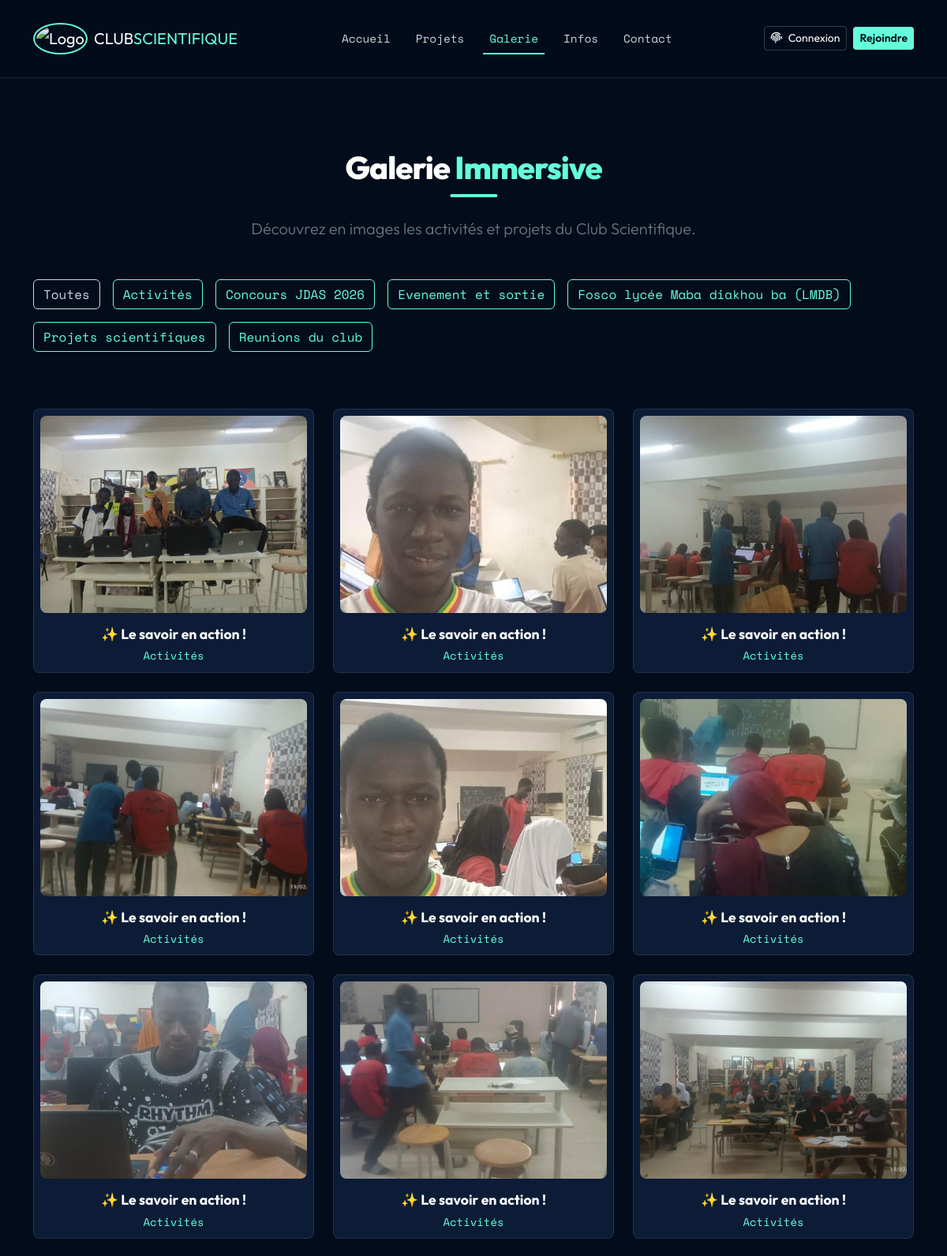
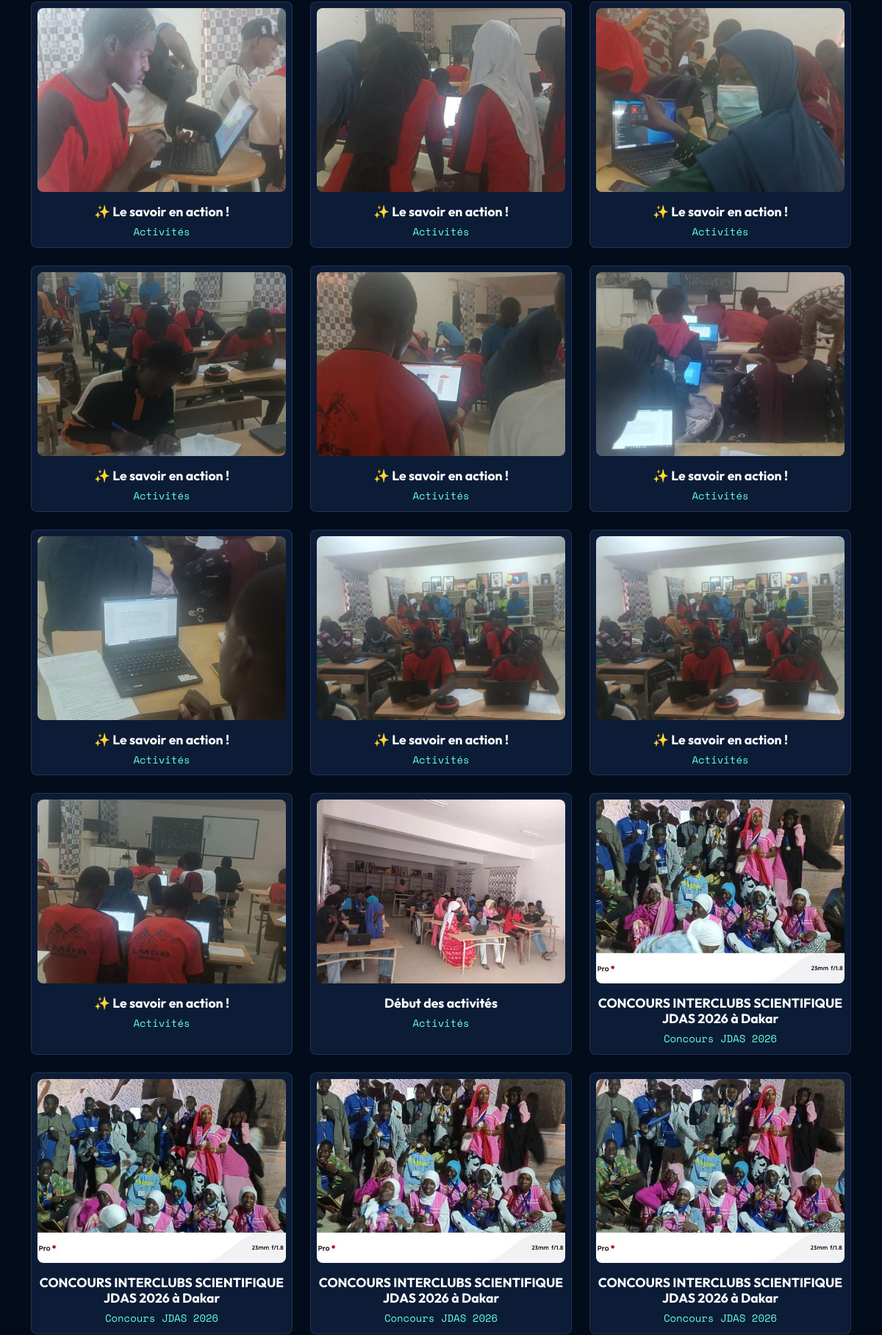
Page /galerie.php (upper part) on the committed database (2 pictures, top to bottom).
### tables this page shows
CREATE TABLE `categories_galerie` (
  `id` int NOT NULL AUTO_INCREMENT,
  `nom` varchar(50) NOT NULL,
  PRIMARY KEY (`id`)
);

CREATE TABLE `galerie` (
  `id` int NOT NULL AUTO_INCREMENT,
  `titre` varchar(100) NOT NULL,
  `description` text,
  `categorie_id` int NOT NULL,
  `type` enum('image','video') NOT NULL DEFAULT 'image',
  `fichier` varchar(255) NOT NULL,
  `date_ajout` datetime NOT NULL,
  PRIMARY KEY (`id`)
);

### includes/fonctions.php (called while the page is built, shortened)
<?php
function estConnecte() {
    return isset($_SESSION['utilisateur_id']) && !empty($_SESSION['utilisateur_id']);
}
?>

### galerie.php (the view, shortened to what this page needs)
<?php
require_once 'includes/db.php';
require_once 'includes/fonctions.php';
try {
    $stmt = $mysqli->prepare("SELECT * FROM categories_galerie ORDER BY nom");
    $stmt->execute();
    $categories = $stmt->get_result()->fetch_all(MYSQLI_ASSOC);
    foreach ($categories as $i => $categorie) {
        $stmt = $mysqli->prepare("SELECT * FROM galerie WHERE categorie_id = ? ORDER BY date_ajout DESC");
        $stmt->bind_param("i", $categorie['id']);
        $stmt->execute();
        $categories[$i]['images'] = $stmt->get_result()->fetch_all(MYSQLI_ASSOC);
    }
} catch (Exception $e) {
    $categories = [];
}
require_once 'includes/header.php';
?>
<link rel="stylesheet" href="https://cdn.jsdelivr.net/npm/glightbox/dist/css/glightbox.min.css" />
<div class="container py-5" style="margin-top: 60px;">
    <h1 class="page-title-glass mb-4">Galerie <span class="text-accent">Immersive</span></h1>
    <p class="lead text-center text-secondary mb-5" style="max-width: 700px; margin: 0 auto;">
        Découvrez en images les activités et projets du Club Scientifique.
    </p>
    <?php if (empty($categories)): ?>
        <div class="alert glass-alert text-center">
            <i class="fas fa-info-circle me-2"></i> Aucune image n'est disponible pour le moment.
        </div>
    <?php else: ?>
        <div class="mb-5 d-flex justify-content-center">
            <ul class="nav nav-tabs border-0 gap-3" id="galleryTabs" role="tablist">
                <li class="nav-item" role="presentation">
                    <button class="btn btn-glass active" id="all-tab" data-bs-toggle="tab" data-bs-target="#all" type="button" role="tab">Toutes</button>
                </li>
                <?php foreach ($categories as $categorie): ?>
                    <li class="nav-item" role="presentation">
                        <button class="btn btn-glass" id="cat<?php echo $categorie['id']; ?>-tab" data-bs-toggle="tab" data-bs-target="#cat<?php echo $categorie['id']; ?>" type="button" role="tab"><?php echo htmlspecialchars($categorie['nom']); ?></button>
                    </li>
                <?php endforeach; ?>
            </ul>
        </div>
        <div class="tab-content" id="galleryTabContent">
            <div class="tab-pane fade show active" id="all" role="tabpanel">
                <div class="row row-cols-1 row-cols-md-2 row-cols-lg-3 g-4 gallery-container">
                    <?php foreach ($categories as $categorie): ?>
                        <?php foreach ($categorie['images'] as $image): ?>
                            <div class="col">
                                <a href="uploads/galerie/<?php echo htmlspecialchars($image['fichier']); ?>"
                                   class="card-glass d-block p-2 h-100 text-decoration-none gallery-item glightbox"
                                   data-gallery="gallery1"
                                   data-type="<?php echo $image['type'] === 'video' ? 'video' : 'image'; ?>"
                                   data-effect="fade"
                                   data-caption="<?php echo htmlspecialchars($image['titre']); ?>">
                                    <div style="height: 250px; overflow: hidden; border-radius: 8px; position: relative;">
                                        <?php if ($image['type'] === 'video'): ?>
                                            <video src="uploads/galerie/<?php echo htmlspecialchars($image['fichier']); ?>"
                                                   class="w-100 h-100 object-fit-cover" muted></video>
                                            <div class="position-absolute top-50 start-50 translate-middle text-white">
                                                <i class="fas fa-play-circle fa-4x" style="opacity: 0.8; text-shadow: 0 2px 4px rgba(0,0,0,0.3);"></i>
                                            </div>
                                        <?php else: ?>
                                            <img src="uploads/galerie/<?php echo htmlspecialchars($image['fichier']); ?>"
                                                 alt="<?php echo htmlspecialchars($image['titre']); ?>"
                                                 loading="lazy"
                                                 style="width: 100%; height: 100%; object-fit: cover; transition: transform 0.5s;">
                                        <?php endif; ?>
                                    </div>
                                    <div class="mt-3 text-center">
                                        <h5 class="text-white mb-1" style="font-size: 1.1rem;"><?php echo htmlspecialchars($image['titre']); ?></h5>
                                        <small class="text-accent text-mono"><?php echo htmlspecialchars($categorie['nom']); ?></small>
                                    </div>
                                </a>
                            </div>
                        <?php endforeach; ?>
                    <?php endforeach; ?>
                </div>
            </div>
        </div>
    <?php endif; ?>
</div>
<?php
require_once 'includes/footer.php';
?>

### includes/header.php (shortened to what this page needs)
<?php
$page_active = basename($_SERVER['PHP_SELF'], '.php');
function getClasseActive($nom_page, $page_actuelle) {
    return ($nom_page === $page_actuelle) ? 'active' : '';
}
$isAdmin = (isset($_SESSION['role']) && $_SESSION['role'] === 'admin');
$prefixe_chemin = (strpos($_SERVER['PHP_SELF'], 'admin/') !== false) ? '../' : '';
?>
<!DOCTYPE html>
<html lang="fr">
<head>
    <link href="https://cdn.jsdelivr.net/npm/bootstrap@5.3.0/dist/css/bootstrap.min.css" rel="stylesheet">
    <link rel="stylesheet" href="https://cdnjs.cloudflare.com/ajax/libs/font-awesome/6.4.0/css/all.min.css">
    <link rel="stylesheet" href="<?php echo $prefixe_chemin; ?>css/style.css?v=<?php echo time(); ?>">
</head>
</head>
<body class="d-flex flex-column min-vh-100">
    <?php if ($isAdmin): ?>
    <nav class="navbar navbar-expand-lg navbar-dark bg-dark">
        <div class="container">
            <a class="navbar-brand fw-bold d-flex align-items-center gap-2" href="<?php echo $prefixe_chemin; ?>admin/index.php">
                <img src="<?php echo $prefixe_chemin; ?>logo.jpg" alt="Admin" style="height: 35px; width: 35px; border-radius: 50%; object-fit: cover;">
                <span style="font-family: 'Space Mono', monospace;">ADMIN CONSOLE</span>
            </a>
            <button class="navbar-toggler" type="button" data-bs-toggle="collapse" data-bs-target="#navbarAdmin">
                <span class="navbar-toggler-icon"></span>
            </button>
            <div class="collapse navbar-collapse" id="navbarAdmin">
                <ul class="navbar-nav ms-auto mb-2 mb-lg-0">
                    <li class="nav-item"><a class="nav-link <?php echo getClasseActive('index', $page_active); ?>" href="<?php echo $prefixe_chemin; ?>admin/index.php">Dashboard</a></li>
                    <li class="nav-item"><a class="nav-link <?php echo getClasseActive('gestion-membres', $page_active); ?>" href="<?php echo $prefixe_chemin; ?>admin/gestion-membres.php">Membres</a></li>
                    <li class="nav-item"><a class="nav-link <?php echo getClasseActive('gestion-projets', $page_active); ?>" href="<?php echo $prefixe_chemin; ?>admin/gestion-projets.php">Projets</a></li>
                    <li class="nav-item"><a class="nav-link <?php echo getClasseActive('gestion-galerie', $page_active); ?>" href="<?php echo $prefixe_chemin; ?>admin/gestion-galerie.php">Galerie</a></li>
                    <li class="nav-item"><a class="nav-link <?php echo getClasseActive('gestion-informations', $page_active); ?>" href="<?php echo $prefixe_chemin; ?>admin/gestion-informations.php">Infos</a></li>
                    <li class="nav-item"><a class="nav-link text-danger" href="<?php echo $prefixe_chemin; ?>admin/deconnexion.php"><i class="fas fa-power-off"></i></a></li>
                </ul>
            </div>
        </div>
    </nav>
    <main class="container my-4">
    <?php else: ?>
    <header class="fixed-top header-glass">
        <nav class="navbar navbar-expand-lg navbar-dark">
            <div class="container">
                <a class="navbar-brand d-flex align-items-center gap-2 logotype" href="<?php echo $prefixe_chemin; ?>index.php">
                    <div class="logo-container">
                        <img src="<?php echo $prefixe_chemin; ?>logo.jpg" alt="Logo">
                    </div>
                    <span class="brand-text">CLUB<span class="text-accent">SCIENTIFIQUE</span></span>
                </a>
                <div class="collapse navbar-collapse" id="navbarMain">
                    <ul class="navbar-nav mx-auto mb-2 mb-lg-0 nav-pills-glass">
                        <li class="nav-item">
                            <a class="nav-link <?php echo getClasseActive('index', $page_active); ?>" href="<?php echo $prefixe_chemin; ?>index.php">Accueil</a>
                        </li>
                        <li class="nav-item">
                            <a class="nav-link <?php echo getClasseActive('projets', $page_active); ?>" href="<?php echo $prefixe_chemin; ?>projets.php">Projets</a>
                        </li>
                        <li class="nav-item">
                            <a class="nav-link <?php echo getClasseActive('galerie', $page_active); ?>" href="<?php echo $prefixe_chemin; ?>galerie.php">Galerie</a>
                        </li>
                        <li class="nav-item">
                            <a class="nav-link <?php echo getClasseActive('informations', $page_active); ?>" href="<?php echo $prefixe_chemin; ?>informations.php">Infos</a>
                        </li>
                        <li class="nav-item">
                            <a class="nav-link <?php echo getClasseActive('contact', $page_active); ?>" href="<?php echo $prefixe_chemin; ?>contact.php">Contact</a>
                        </li>
                    </ul>
                    <div class="d-flex align-items-center gap-2">
                        <?php if (estConnecte()): ?>
                            <?php if ($isAdmin): ?>
                                <a href="<?php echo $prefixe_chemin; ?>admin/index.php" class="btn btn-sm btn-glass">
                                    <i class="fas fa-cog"></i> Admin
                                </a>
                            <?php else: ?>
                                <a href="<?php echo $prefixe_chemin; ?>mon-espace.php" class="btn btn-sm btn-glass">
                                    <i class="fas fa-user-astronaut"></i> Espace
                                </a>
                            <?php endif; ?>
                            <a href="<?php echo $prefixe_chemin; ?>deconnexion.php" class="btn btn-sm btn-outline-danger border-0">
                                <i class="fas fa-sign-out-alt"></i>
                            </a>
                        <?php else: ?>
                            <a href="<?php echo $prefixe_chemin; ?>connexion.php" class="btn btn-sm btn-glass-primary">
                                <i class="fas fa-fingerprint me-2"></i>Connexion
                            </a>
                            <a href="<?php echo $prefixe_chemin; ?>devenir-membre.php" class="btn btn-sm btn-accent">
                                Rejoindre
                            </a>
                        <?php endif; ?>
                    </div>
                </div>
            </div>
        </nav>
    </header>
    <div style="height: 80px;"></div>
    <main class="main-content flex-grow-1">
    <?php endif; ?>

### includes/footer.php (shortened to what this page needs)
    </main>
</body>
</html>

### css/style.css (style rules this page uses)
:root { --bg-deep: #020c1b; --bg-card: rgba(17, 34, 64, 0.75); --bg-glass: rgba(10, 25, 47, 0.7); --accent-cyan: #64ffda; --accent-blue: #57cbff; --accent-purple: #bd93f9; --font-heading: 'Outfit', sans-serif; --font-mono: 'Space Mono', monospace; --text-primary: #ffffff; --text-secondary: #d1d5db; --glass-border: 1px solid rgba(255, 255, 255, 0.1); --neon-glow: 0 0 10px rgba(100, 255, 218, 0.3); --transition-smooth: all 0.3s cubic-bezier(0.645, 0.045, 0.355, 1); }
body { background-color: var(--bg-deep); color: var(--text-primary); font-family: var(--font-heading); line-height: 1.6; overflow-x: hidden; }
h1, h2, h3, h4, h5, h6 { color: var(--text-primary); font-weight: 700; margin-bottom: 1.5rem; }
h1, .display-txt { font-weight: 800; letter-spacing: -1px; }
a { color: var(--accent-cyan); text-decoration: none; transition: var(--transition-smooth); }
.text-accent { color: var(--accent-cyan) !important; }
.text-mono { font-family: var(--font-mono); }
.header-glass { backdrop-filter: blur(12px); -webkit-backdrop-filter: blur(12px); background: rgba(2, 12, 27, 0.85); border-bottom: var(--glass-border); padding: 1rem 0; transition: var(--transition-smooth); }
.logo-container img { height: 45px; width: 45px; border-radius: 50%; border: 2px solid var(--accent-cyan); padding: 2px; background: var(--bg-deep); }
.nav-pills-glass .nav-link { color: var(--text-secondary) !important; font-family: var(--font-mono); font-size: 0.9rem; margin: 0 0.5rem; position: relative; padding: 0.5rem 1rem; }
.nav-pills-glass .nav-link::before { content: ''; position: absolute; bottom: 0; left: 0; width: 0%; height: 2px; background: var(--accent-cyan); transition: var(--transition-smooth); }
.nav-pills-glass .nav-link:hover::before, .nav-pills-glass .nav-link.active::before { width: 100%; }
.nav-pills-glass .nav-link:hover, .nav-pills-glass .nav-link.active { color: var(--accent-cyan) !important; }
.btn-glass { background: rgba(100, 255, 218, 0.1); color: var(--accent-cyan); border: 1px solid var(--accent-cyan); font-family: var(--font-mono); }
.btn-glass-primary { color: var(--text-primary); border: 1px solid rgba(255, 255, 255, 0.2); }
.btn-accent { background: var(--accent-cyan); color: var(--bg-deep); font-weight: 700; border: none; }
.card-glass { background: var(--bg-card); backdrop-filter: blur(5px); border: var(--glass-border); border-radius: 12px; padding: 2rem; transition: var(--transition-smooth); height: 100%; position: relative; overflow: hidden; z-index: 1; }
.card-glass::before { content: ''; position: absolute; top: 0; left: 0; width: 100%; height: 100%; background: radial-gradient(800px circle at var(--mouse-x) var(--mouse-y), rgba(255, 255, 255, 0.06), transparent 40%); z-index: 2; opacity: 0; transition: opacity 0.3s; pointer-events: none; }
.section-title, .page-title-glass { font-size: 2.5rem; text-align: center; margin-bottom: 3rem; position: relative; display: inline-block; left: 50%; transform: translateX(-50%); color: #fff; }
.section-title::after, .page-title-glass::after { content: ''; display: block; width: 60px; height: 4px; background: var(--accent-cyan); margin: 10px auto 0; border-radius: 2px; }
.nav-tabs { border-bottom: 1px solid rgba(255, 255, 255, 0.1); }
.btn-accent { background-color: var(--accent-cyan); color: var(--bg-deep); font-weight: 600; border: none; transition: var(--transition-smooth); }
.btn-glass { background: transparent; border: 1px solid var(--accent-cyan); color: var(--accent-cyan); transition: var(--transition-smooth); }

### includes/header.php (style rules this page uses)
img { max-width: 100%; height: auto; }
.logo-container img { max-height: 50px; }
body { background-color: #020c1b; color: #ccd6f6; }

### galerie.php (style rules this page uses)
.gallery-container { margin-top: 2rem; }
.gallery-item { position: relative; overflow: hidden; border-radius: 8px; transition: transform 0.3s ease; }
.gallery-item img { width: 100%; height: 250px; object-fit: cover; }

### rows in the picture
categories_galerie: nom "Activités"
categories_galerie: nom "Concours JDAS 2026"
categories_galerie: nom "Evenement et sortie"
categories_galerie: nom "Fosco lycée Maba diakhou ba (LMDB)"
categories_galerie: nom "Projets scientifiques"
categories_galerie: nom "Reunions du club"
galerie: fichier (picture), titre "✨ Le savoir en action !"
galerie: fichier (picture), titre "✨ Le savoir en action !"
galerie: fichier (picture), titre "✨ Le savoir en action !"
galerie: fichier (picture), titre "✨ Le savoir en action !"
galerie: fichier (picture), titre "✨ Le savoir en action !"
galerie: fichier (picture), titre "✨ Le savoir en action !"
galerie: fichier (picture), titre "✨ Le savoir en action !"
galerie: fichier (picture), titre "✨ Le savoir en action !"
galerie: fichier (picture), titre "✨ Le savoir en action !"
galerie: fichier (picture), titre "✨ Le savoir en action !"
galerie: fichier (picture), titre "✨ Le savoir en action !"
galerie: fichier (picture), titre "✨ Le savoir en action !"
galerie: fichier (picture), titre "✨ Le savoir en action !"
galerie: fichier (picture), titre "✨ Le savoir en action !"
galerie: fichier (picture), titre "✨ Le savoir en action !"
galerie: fichier (picture), titre "✨ Le savoir en action !"
galerie: fichier (picture), titre "✨ Le savoir en action !"
galerie: fichier (picture), titre "✨ Le savoir en action !"
galerie: fichier (picture), titre "✨ Le savoir en action !"
galerie: fichier (picture), titre "Début des activités"
galerie: fichier (picture), titre "CONCOURS INTERCLUBS SCIENTIFIQUE JDAS 2026 à Dakar"
galerie: fichier (picture), titre "CONCOURS INTERCLUBS SCIENTIFIQUE JDAS 2026 à Dakar"
galerie: fichier (picture), titre "CONCOURS INTERCLUBS SCIENTIFIQUE JDAS 2026 à Dakar"
galerie: fichier (picture), titre "CONCOURS INTERCLUBS SCIENTIFIQUE JDAS 2026 à Dakar"
